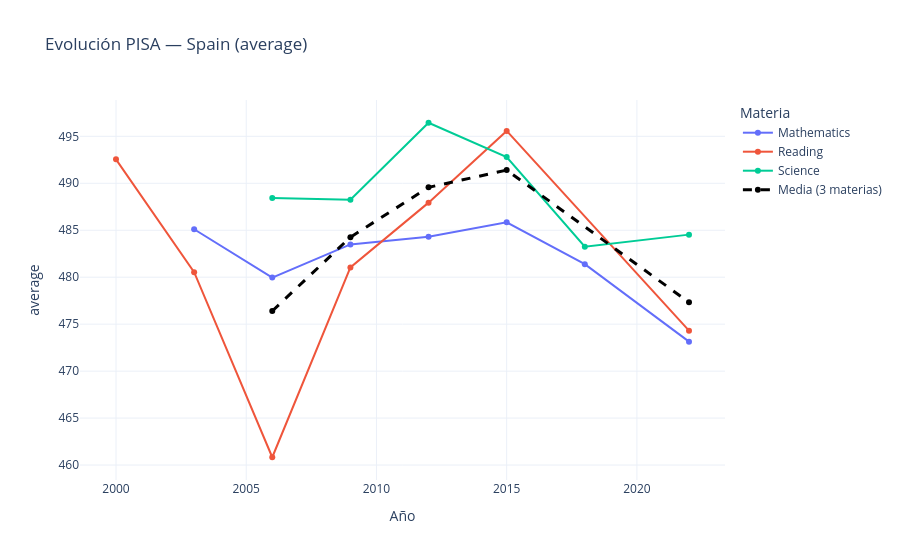

This figure's notebook cell:
### Markdown cell above
### 1.1 Evolución de las notas

Gráficos interactivos (funciones de `src/pisa_resultados_publicados.py`): España en las tres asignaturas y su media; España frente a la media OCDE en el percentil 90 de matemáticas (el 10 % de alumnos con mejor nota); España frente a Portugal, Francia, Italia y Alemania; y cuatro países OCDE elegidos al azar (con la semilla fijada) junto a la media OCDE.

### Code cell
PAISES_OCDE = ['Australia', 'Austria', 'Belgium', 'Canada', 'Chile', 'Colombia', 'Costa Rica', 'Czech Republic', 'Denmark', 'Estonia',
               'Finland', 'France', 'Germany', 'Greece', 'Hungary', 'Iceland', 'Ireland', 'Israel', 'Italy', 'Japan', 'Korea', 'Latvia',
               'Lithuania', 'Luxembourg', 'Mexico', 'Netherlands', 'New Zealand', 'Norway', 'Poland', 'Portugal', 'Slovak Republic',
               'Slovenia', 'Spain', 'Sweden', 'Switzerland', 'Türkiye', 'United Kingdom', 'United States']

plot_evolucion_pais(resultados_ocde, 'Spain').show()

### Figure 1 — Plotly figure (JSON) as saved in the notebook; plotly's stock layout.template omitted (floating-point values rounded to 4 significant figures)
{"data": [{"line": {"color": "#636EFA"}, "mode": "lines+markers", "name": "Mathematics", "type": "scatter", "x": [2003, 2006, 2009, 2012, 2015, 2018, 2022], "y": [485.1, 480.0, 483.5, 484.3, 485.8, 481.4, 473.1]}, {"line": {"color": "#EF553B"}, "mode": "lines+markers", "name": "Reading", "type": "scatter", "x": [2000, 2003, 2006, 2009, 2012, 2015, 2022], "y": [492.6, 480.5, 460.8, 481.0, 487.9, 495.6, 474.3]}, {"line": {"color": "#00CC96"}, "mode": "lines+markers", "name": "Science", "type": "scatter", "x": [2006, 2009, 2012, 2015, 2018, 2022], "y": [488.4, 488.3, 496.4, 492.8, 483.3, 484.5]}, {"line": {"color": "black", "dash": "dash", "width": 3}, "mode": "lines+markers", "name": "Media (3 materias)", "type": "scatter", "x": [2006, 2009, 2012, 2015, 2022], "y": [476.4, 484.3, 489.6, 491.4, 477.3]}], "layout": {"hovermode": "x unified", "legend": {"title": {"text": "Materia"}}, "title": {"text": "Evolución PISA — Spain (average)"}, "xaxis": {"title": {"text": "Año"}}, "yaxis": {"title": {"text": "average"}}}}
